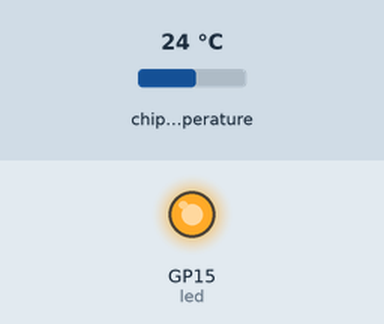
Simulated run of this program. Board: Raspberry Pi Pico running MicroPython. Shown: output pins drawn as LEDs (lit = HIGH). The inputs (shaded band) are chosen by the test bench; at power-on: chip temperature 24 °C. Files the program writes start out absent.

Above: at 0.5 s.
At 6.0 s:
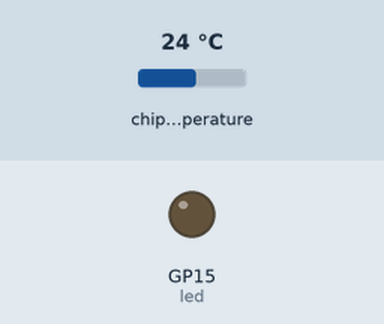
Timing chart, 0 to 14.3 s (numbered marks = the images above):
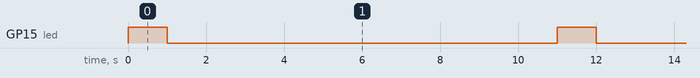

Measured:
- by itself, GP15 (led): alternates HIGH for 1.0 s and LOW for 10.0 s

The program:

Temperature.py
```python
import machine
import utime

sensor_temp = machine.ADC(machine.ADC.CORE_TEMP)
led = machine.Pin(15, machine.Pin.OUT)
conversion_factor = 3.3 /(65535)
file = open("temps.txt", "w")

while True:
    led.value(1)
    utime.sleep(1)
    led.value(0)
    reading = sensor_temp.read_u16() * conversion_factor
    temp = 27- (reading -0.706)/0.001721
    file.write(str(temp) + "\n")
    file.flush()
    utime.sleep(10)
```
